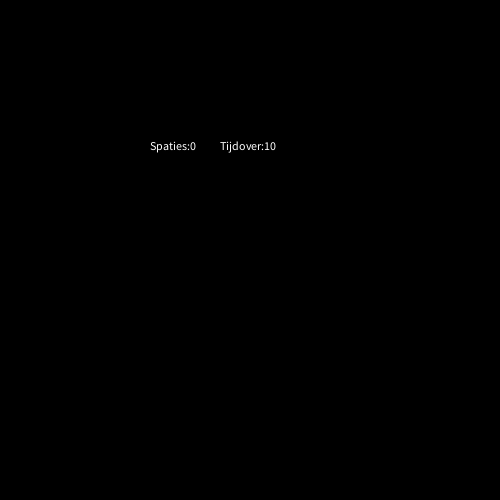
Frame 1 (no input)
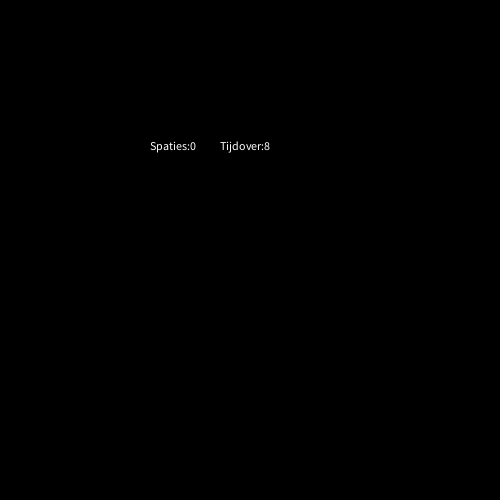
Frame 60 (the mouse pressed at the canvas centre just before this capture)
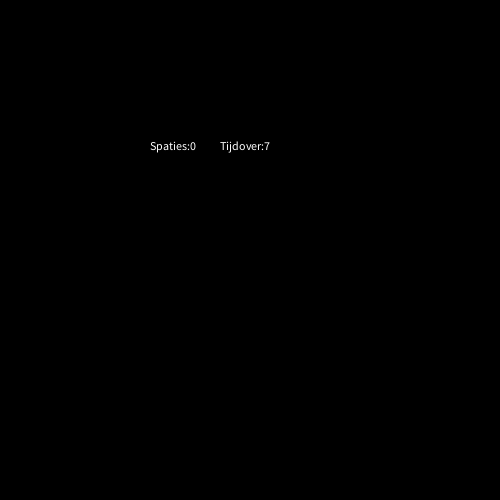
Frame 120 (the mouse held since frame 60 and released just before this capture)

The Processing sketch that drew these frames (run headless with seeded random() and noise(); from frame 60 on, the mouse is pressed at the canvas centre):

// Processing sketch: H12opd2
// ── H12opd2.pde
int seconden;
int spaties=0;
int tijdover;
boolean tijd=true;
void setup(){
  size(500,500);
}

void draw(){
  background(0,0,0);
  seconden=millis()/1000;
  tijdover=10-seconden;
  if(tijdover<=0){
   tijdover=0; 
  }
  if(seconden>=10){
   tijd=false; 
  }
  text("Spaties:"+spaties,150,150);
  text("Tijdover:"+tijdover,220,150);
}

void keyReleased(){
  if(keyCode==32&&tijd){
    spaties++;
    
  }
}
